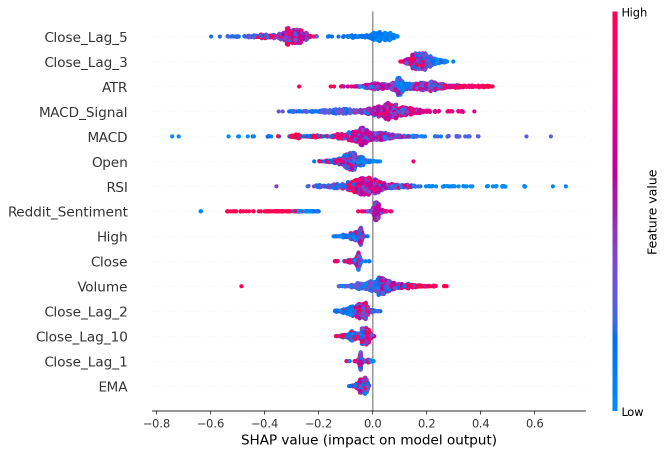
#> input picture models/xai/xai_nifty_h1/shap_xgb_nifty_h1_beeswarm.png, 1334 x 909 px (shown at 1/2 size)
$ python combine_xai_shap_beeswarm.py
#> lines starting #> are read from the running program, lines starting #| are printed output that depends on the picture
"""
Combines 4 existing SHAP beeswarm PNGs into a single 2x2 grid figure using PIL.
No model loading, no SHAP recomputation — pure image stitching.

Layout:
  top-left    = NIFTY h=1      (a)
  top-right   = NIFTY h=5      (b)
  bottom-left = BANKNIFTY h=1  (c)
  bottom-right= BANKNIFTY h=5  (d)

Output: models/xai_combined/fig7_shap_beeswarm_combined.png
"""

import os
from PIL import Image, ImageDraw, ImageFont

BASE_DIR   = os.path.dirname(os.path.dirname(os.path.abspath(__file__)))
XAI_DIR    = os.path.join(BASE_DIR, 'models', 'xai')
OUTPUT_DIR = os.path.join(BASE_DIR, 'models', 'xai_combined')
os.makedirs(OUTPUT_DIR, exist_ok=True)

SOURCE_PATHS = [
    os.path.join(XAI_DIR, 'xai_nifty_h1',     'shap_xgb_nifty_h1_beeswarm.png'),
    os.path.join(XAI_DIR, 'xai_nifty_h5',     'shap_xgb_nifty_h5_beeswarm.png'),
    os.path.join(XAI_DIR, 'xai_banknifty_h1', 'shap_xgb_banknifty_h1_beeswarm.png'),
    os.path.join(XAI_DIR, 'xai_banknifty_h5', 'shap_xgb_banknifty_h5_beeswarm.png'),
]

LABELS = [
    '(a) NIFTY — Next-Day',
    '(b) NIFTY — Next-Week',
    '(c) BANKNIFTY — Next-Day',
    '(d) BANKNIFTY — Next-Week',
]

MARGIN  = 10
LABEL_H = 30
OUTPUT  = os.path.join(OUTPUT_DIR, 'fig7_shap_beeswarm_combined.png')


def load_font(size):
    for name in ('arialbd.ttf', 'arial.ttf', 'DejaVuSans-Bold.ttf', 'DejaVuSans.ttf'):
        try:
            return ImageFont.truetype(name, size)
        except (IOError, OSError):
            pass
    return ImageFont.load_default()


def fit_to_cell(img, cell_w, cell_h):
    """Scale image to fit within cell preserving aspect ratio; white-pad to exact cell size."""
    img = img.convert('RGBA')
    img.thumbnail((cell_w, cell_h), Image.LANCZOS)
    cell = Image.new('RGBA', (cell_w, cell_h), (255, 255, 255, 255))
    x_off = (cell_w - img.width)  // 2
    y_off = (cell_h - img.height) // 2
    cell.paste(img, (x_off, y_off), img)
    return cell.convert('RGB')


if __name__ == '__main__':
    # Verify all source images exist
    for p in SOURCE_PATHS:
        if not os.path.exists(p):
            raise FileNotFoundError(f'Source image not found: {p}')

    # Open all images and determine cell size from the largest dimensions
    images   = [Image.open(p) for p in SOURCE_PATHS]
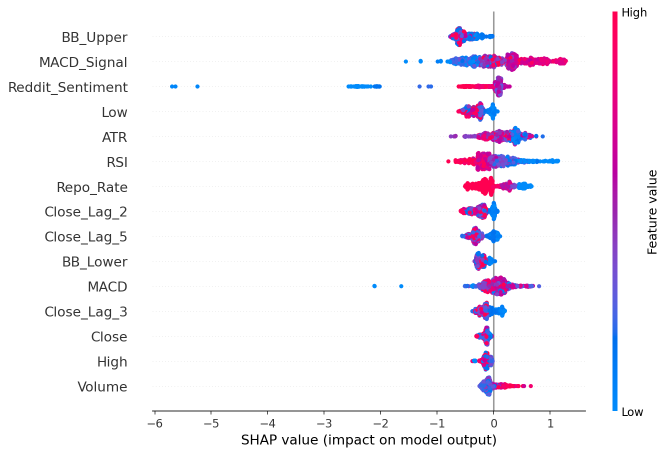
#> input picture models/xai/xai_nifty_h5/shap_xgb_nifty_h5_beeswarm.png, 1334 x 909 px (shown at 1/2 size)
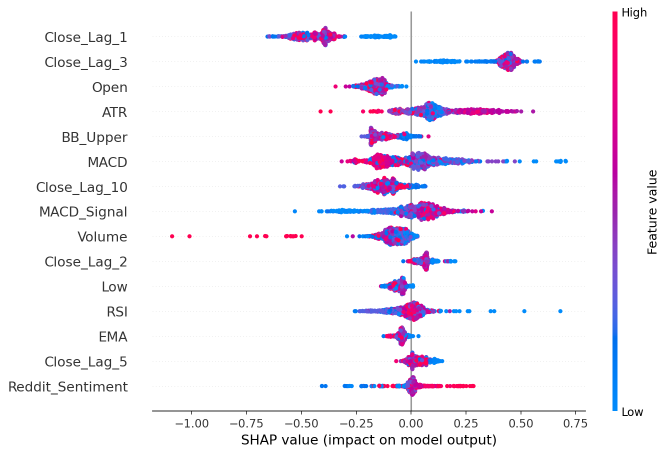
#> input picture models/xai/xai_banknifty_h1/shap_xgb_banknifty_h1_beeswarm.png, 1334 x 909 px (shown at 1/2 size)
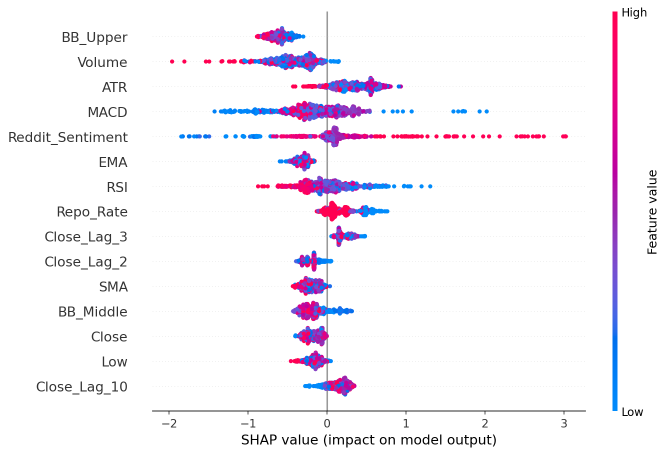
#> input picture models/xai/xai_banknifty_h5/shap_xgb_banknifty_h5_beeswarm.png, 1334 x 909 px (shown at 1/2 size)
#> images = 4 items
    cell_w   = max(img.width  for img in images)
#> cell_w = 1334
    cell_h   = max(img.height for img in images)
#> cell_h = 909
    print(f'Cell size (largest source): {cell_w}x{cell_h} px')
#| Cell size (largest source): 1334x909 px

    # Canvas dimensions
    panel_h  = LABEL_H + cell_h
#> panel_h = 939
    canvas_w = 2 * cell_w  + 3 * MARGIN
#> canvas_w = 2698
    canvas_h = 2 * panel_h + 3 * MARGIN
#> canvas_h = 1908
    canvas   = Image.new('RGB', (canvas_w, canvas_h), (255, 255, 255))
#> canvas: PIL image 2698x1908 RGB; every value is 255
    draw     = ImageDraw.Draw(canvas)
    font     = load_font(14)

    # top-left, top-right, bottom-left, bottom-right
    positions = [
        (MARGIN,              MARGIN),
        (2 * MARGIN + cell_w, MARGIN),
        (MARGIN,              2 * MARGIN + panel_h),
        (2 * MARGIN + cell_w, 2 * MARGIN + panel_h),
    ]
#> positions = [(10, 10), (1354, 10), (10, 959), (1354, 959)]

    for img, label, (px, py) in zip(images, LABELS, positions):
        cell = fit_to_cell(img, cell_w, cell_h)

        # Label strip
        draw.rectangle([px, py, px + cell_w, py + LABEL_H - 2], fill=(235, 235, 235))
        draw.text((px + 8, py + 6), label, fill=(20, 20, 20), font=font)

        # Cell image
        canvas.paste(cell, (px, py + LABEL_H))
#> this loop made 4 passes
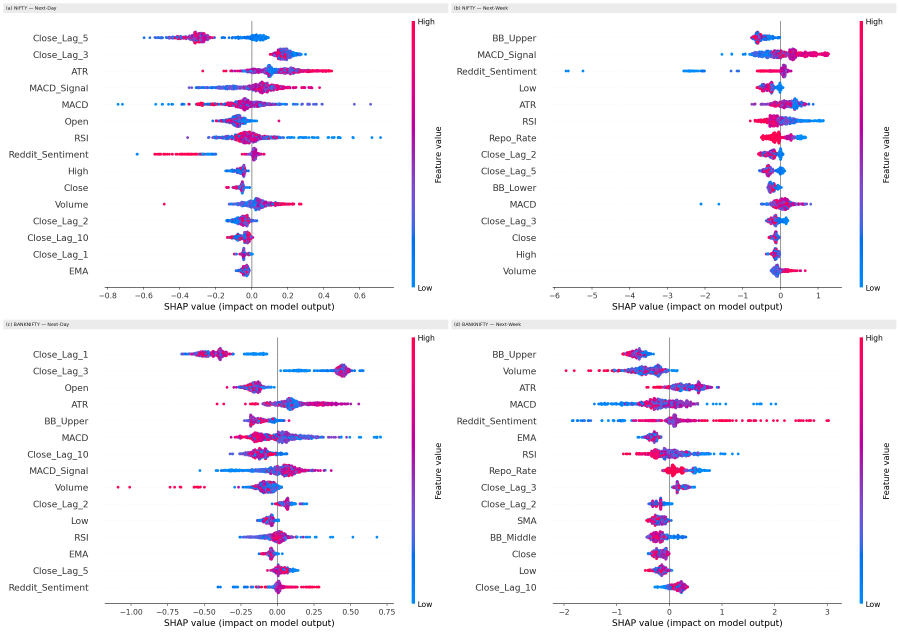
#> canvas: PIL image 2698x1908 RGB (shown at 1/3 size); mean R, G, B 246.3, 243.5, 248.3

    canvas.save(OUTPUT, dpi=(150, 150))
    print(f'Saved -> {OUTPUT}')
    print(f'Canvas size: {canvas.width}x{canvas.height} px')
#| Canvas size: 2698x1908 px
